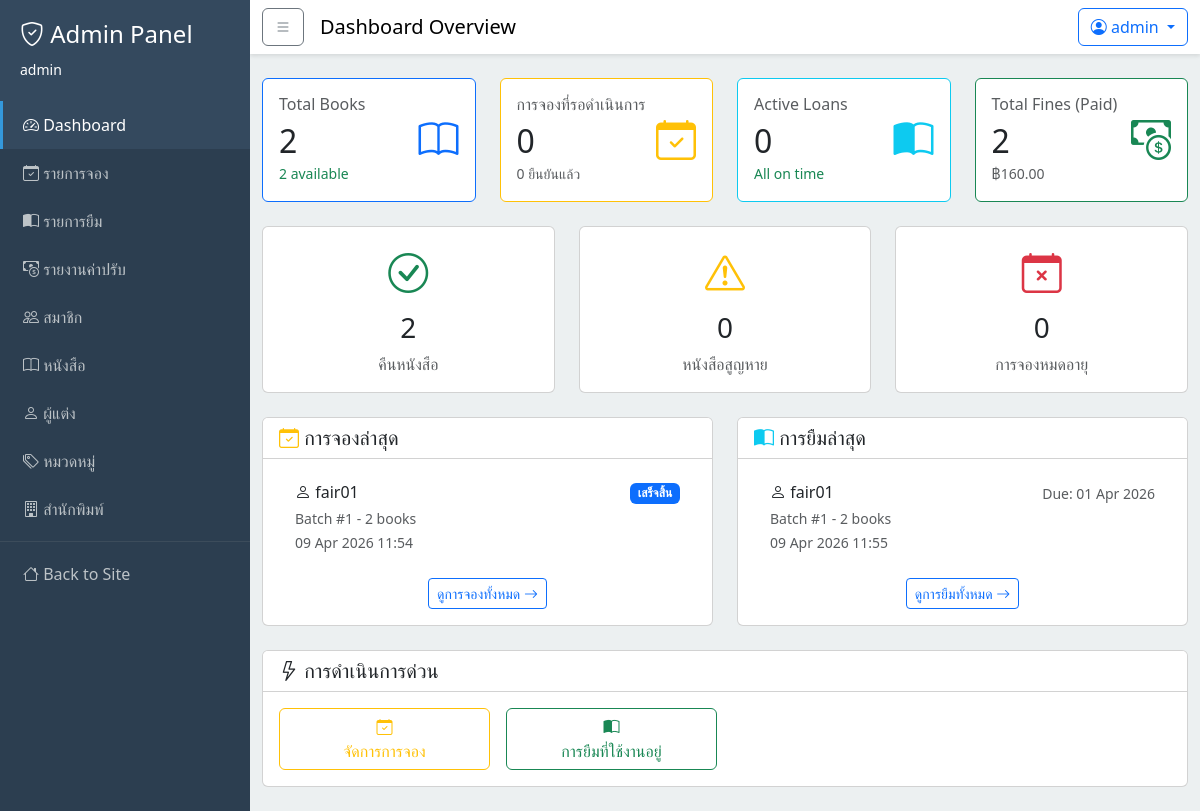
/dashboard/ (signed in), run on an earlier commit of the app's database.
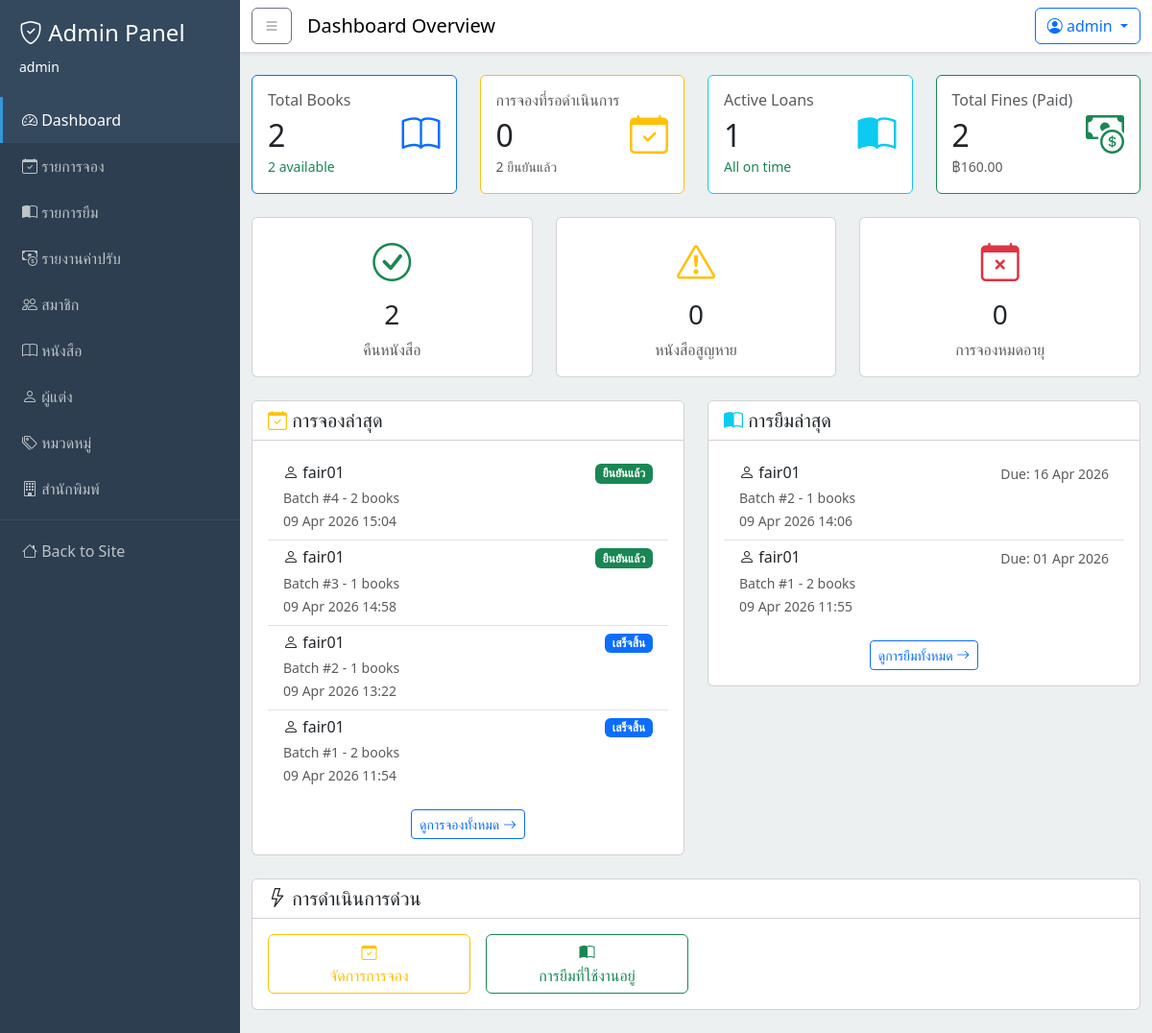
And on a later commit of the database.
### holds/models.py (models this page shows, shortened)
class Hold(models.Model):
    STATUS_CHOICES = [
        ('pending', 'รอการยืนยัน'),
        ('confirmed', 'ยืนยันแล้ว'),
        ('completed', 'เสร็จสิ้น'),
        ('expired', 'หมดอายุ'),
        ('cancelled', 'ยกเลิก'),
    ]
    id = models.AutoField(primary_key=True)
    user = models.ForeignKey(settings.AUTH_USER_MODEL, on_delete=models.CASCADE, related_name='holds')
    status = models.CharField(max_length=20, choices=STATUS_CHOICES, default='pending')
    expires_at = models.DateTimeField(null=True, blank=True, help_text='Expiry time for confirmed hold - user must pick up books before this time')
    created_at = models.DateTimeField(auto_now_add=True)
    if TYPE_CHECKING:
        hold_items: Manager[HoldItem]
    class Meta:
        db_table = 'holds'
        verbose_name = 'Hold'
        verbose_name_plural = 'Holds'
        ordering = ['-created_at']

### users/models.py (models this page shows, shortened)
class User(AbstractUser):
    phone_number = models.CharField(max_length=10, null=False, blank=False)
    citizen_id = models.CharField(
    max_length=13,
    unique=True,
    null=False,
    blank=False,
    validators=[
        RegexValidator(
            regex=r'^\d{13}$',
            message='Citizen ID must be exactly 13 digits'
        )
    ])

### loans/models.py (models this page shows, shortened)
class Loan(models.Model):
    STATUS_CHOICES = [
        ('active', 'กำลังยืม'),
        ('completed', 'คืนครบแล้ว'),
    ]
    id = models.AutoField(primary_key=True)
    user = models.ForeignKey(
        settings.AUTH_USER_MODEL,
        on_delete=models.CASCADE,
        related_name='loans'
    )
    status = models.CharField(
        max_length=20,
        choices=STATUS_CHOICES,
        default='active'
    )
    due_date = models.DateTimeField(null=True, blank=True)
    created_at = models.DateTimeField(auto_now_add=True)
    if TYPE_CHECKING:
        loan_items: Manager["LoanItem"]
    class Meta:
        db_table = 'loans'
        verbose_name = 'Loan'
        verbose_name_plural = 'Loans'
        ordering = ['-created_at']

### users/dashboard_views.py (the view)
# urls.py: path('dashboard/', dashboard_home_view, name='dashboard_home'),
@staff_member_required
def dashboard_home_view(request):
    total_books = Book.objects.count()
    total_book_copies = Book.objects.aggregate(total=Count('id'))
    available_books = Book.objects.filter(available_quantity__gt=0).count()
    pending_hold_items = Hold.objects.filter(status='pending').count()
    confirmed_hold_items = Hold.objects.filter(status='confirmed').count()
    expired_hold_items = Hold.objects.filter(
        status='pending',
        expires_at__lt=timezone.now()
    ).count()
    active_loans = LoanItem.objects.filter(status='borrowed').count()
    overdue_loans = LoanItem.objects.filter(
        status='borrowed',
        loan__due_date__lt=timezone.now()
    ).count()
    returned_loans = LoanItem.objects.filter(status='returned').count()
    lost_books = LoanItem.objects.filter(status='lost').count()
    total_fines = Fine.objects.count()
    total_fines_amount = Fine.objects.aggregate(total=Sum('amount'))['total'] or 0
    recent_hold_items = Hold.objects.select_related('user').order_by('-created_at')[:5]
    recent_loans = Loan.objects.select_related('user').order_by('-created_at')[:5]
    context = {
        'total_books': total_books,
        'available_books': available_books,
        'pending_hold_items': pending_hold_items,
        'confirmed_hold_items': confirmed_hold_items,
        'expired_hold_items': expired_hold_items,
        'active_loans': active_loans,
        'overdue_loans': overdue_loans,
        'returned_loans': returned_loans,
        'lost_books': lost_books,
        'total_fines': total_fines,
        'total_fines_amount': total_fines_amount,
        'recent_hold_items': recent_hold_items,
        'recent_loans': recent_loans,
    }
    return render(request, 'dashboard/home.html', context)

### books/cart.py (called while the page is built)
    def count(self):
        return len(self.cart)

### books/context_processors.py (called while the page is built)
def cart_context(request):
    cart = Cart(request)
    return {
        'cart_count': cart.count()
    }

### templates/dashboard/home.html (shortened to what the changed rows need)
{% extends "base_admin.html" %}
{% block content %}
    <div class="row g-4 mb-4">
        <div class="col-md-3">
            <div class="card border-primary">
                <div class="card-body">
                    <div class="d-flex justify-content-between align-items-center">
                        <div>
                            <h2 class="mb-0">{{ total_books }}</h2>
                        </div>
                    </div>
                </div>
            </div>
        </div>
        <div class="col-md-3">
            <div class="card border-warning">
                <div class="card-body">
                    <div class="d-flex justify-content-between align-items-center">
                        <div>
                            <h6 class="text-muted mb-2">การจองที่รอดำเนินการ</h6>
                            <h2 class="mb-0">{{ pending_hold_items }}</h2>
                            {% if expired_hold_items > 0 %}
                                <small class="text-danger">{{ expired_hold_items }} หมดอายุ</small>
                            {% else %}
                                <small class="text-muted">{{ confirmed_hold_items }} ยืนยันแล้ว</small>
                            {% endif %}
                        </div>
                    </div>
                </div>
            </div>
        </div>
        <div class="col-md-3">
            <div class="card border-info">
                <div class="card-body">
                    <div class="d-flex justify-content-between align-items-center">
                        <div>
                            <h6 class="text-muted mb-2">Active Loans</h6>
                            <h2 class="mb-0">{{ active_loans }}</h2>
                            {% if overdue_loans > 0 %}
                                <small class="text-danger">{{ overdue_loans }} overdue</small>
                            {% else %}
                                <small class="text-success">All on time</small>
                            {% endif %}
                        </div>
                    </div>
                </div>
            </div>
        </div>
        <div class="col-md-3">
            <div class="card border-success">
                <div class="card-body">
                    <div class="d-flex justify-content-between align-items-center">
                        <div>
                            <h2 class="mb-0">{{ total_fines }}</h2>
                        </div>
                    </div>
                </div>
            </div>
        </div>
    </div>
    <div class="row">
        <div class="col-md-6 mb-4">
            <div class="card">
                <div class="card-body">
                    {% if recent_hold_items %}
                        <div class="list-group list-group-flush">
                            {% for hold_item in recent_hold_items %}
                                <div class="list-group-item">
                                    <div class="d-flex justify-content-between align-items-start">
                                        <div>
                                            <h6 class="mb-1">
                                                <i class="bi bi-person"></i> {{ hold_item.user.username }}
                                            </h6>
                                            <small class="text-muted">Batch #{{ hold_item.id }} - {{ hold_item.hold_items.count }} books</small>
                                        </div>
                                        <span class="badge bg-{% if hold_item.status == 'pending' %}warning{% elif hold_item.status == 'confirmed' %}success{% elif hold_item.status == 'completed' %}primary{% elif hold_item.status == 'expired' %}danger{% else %}secondary{% endif %}">
                                            {{ hold_item.get_status_display }}
                                        </span>
                                    </div>
                                    <small class="text-muted">{{ hold_item.created_at|date:"d M Y H:i" }}</small>
                                </div>
                            {% endfor %}
                        </div>
                    {% else %}
                        <p class="text-muted text-center">ไม่มีการจองล่าสุด</p>
                    {% endif %}
                </div>
            </div>
        </div>
        <div class="col-md-6 mb-4">
            <div class="card">
                <div class="card-body">
                    {% if recent_loans %}
                        <div class="list-group list-group-flush">
                            {% for loan in recent_loans %}
                                <div class="list-group-item">
                                    <div class="d-flex justify-content-between align-items-start">
                                        <div>
                                            <h6 class="mb-1">
                                                <i class="bi bi-person"></i> {{ loan.user.username }}
                                            </h6>
                                            <small class="text-muted">Batch #{{ loan.id }} - {{ loan.loan_items.count }} books</small>
                                        </div>
                                        <small class="text-muted">Due: {{ loan.due_date|date:"d M Y" }}</small>
                                    </div>
                                    <small class="text-muted">{{ loan.created_at|date:"d M Y H:i" }}</small>
                                </div>
                            {% endfor %}
                        </div>
                    {% else %}
                        <p class="text-muted text-center">ไม่มีการยืมล่าสุด</p>
                    {% endif %}
                </div>
            </div>
        </div>
    </div>
{% endblock content %}

What changed in the data, as far as the page shows it:
added Hold: user.username "fair01", id "4", hold_items.count "2", status "ยืนยันแล้ว", created_at "09 Apr 2026 15:04"
added Hold: user.username "fair01", id "3", hold_items.count "1", status "ยืนยันแล้ว", created_at "09 Apr 2026 14:58"
added Hold: user.username "fair01", id "2", hold_items.count "1", status "เสร็จสิ้น", created_at "09 Apr 2026 13:22"
added Loan: user.username "fair01", id "2", loan_items.count "1", due_date "16 Apr 2026", created_at "09 Apr 2026 14:06"
Also different on the page:
{{ confirmed_hold_items }}: "0" → "2"
{{ active_loans }}: "0" → "1"
